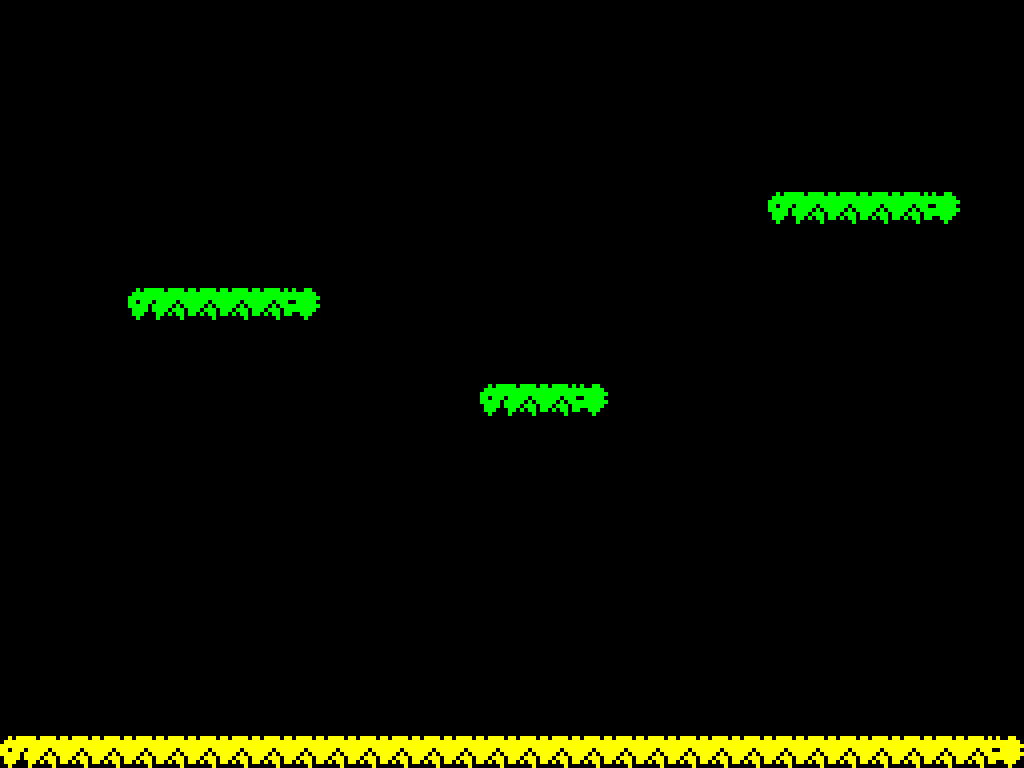

A level layout from a 2D game, rendered from its tile map. Below: a short description, then the map file with its tile-grid data intact:
An orthogonal 32x24 tile map with 32x32 px tiles, 1 tile layer (Tiles), 1 image layer and 10 objects.

<map version="1.2" tiledversion="1.3.2" orientation="orthogonal" renderorder="right-down" compressionlevel="0" width="32" height="24" tilewidth="32" tileheight="32" infinite="0" nextlayerid="5" nextobjectid="61">
 <tileset firstgid="1" name="floor" tilewidth="32" tileheight="32" tilecount="6" columns="3">
  <image source="floor.png" width="96" height="64" />
 </tileset>
 <imagelayer id="2" name="Background">
  <image source="background.png" width="1024" height="768" />
 </imagelayer>
 <layer id="1" name="Tiles" width="32" height="24">
  <data encoding="csv">
0,0,0,0,0,0,0,0,0,0,0,0,0,0,0,0,0,0,0,0,0,0,0,0,0,0,0,0,0,0,0,0,
0,0,0,0,0,0,0,0,0,0,0,0,0,0,0,0,0,0,0,0,0,0,0,0,0,0,0,0,0,0,0,0,
0,0,0,0,0,0,0,0,0,0,0,0,0,0,0,0,0,0,0,0,0,0,0,0,0,0,0,0,0,0,0,0,
0,0,0,0,0,0,0,0,0,0,0,0,0,0,0,0,0,0,0,0,0,0,0,0,0,0,0,0,0,0,0,0,
0,0,0,0,0,0,0,0,0,0,0,0,0,0,0,0,0,0,0,0,0,0,0,0,0,0,0,0,0,0,0,0,
0,0,0,0,0,0,0,0,0,0,0,0,0,0,0,0,0,0,0,0,0,0,0,0,0,0,0,0,0,0,0,0,
0,0,0,0,0,0,0,0,0,0,0,0,0,0,0,0,0,0,0,0,0,0,0,0,1,2,2,2,2,3,0,0,
0,0,0,0,0,0,0,0,0,0,0,0,0,0,0,0,0,0,0,0,0,0,0,0,0,0,0,0,0,0,0,0,
0,0,0,0,0,0,0,0,0,0,0,0,0,0,0,0,0,0,0,0,0,0,0,0,0,0,0,0,0,0,0,0,
0,0,0,0,1,2,2,2,2,3,0,0,0,0,0,0,0,0,0,0,0,0,0,0,0,0,0,0,0,0,0,0,
0,0,0,0,0,0,0,0,0,0,0,0,0,0,0,0,0,0,0,0,0,0,0,0,0,0,0,0,0,0,0,0,
0,0,0,0,0,0,0,0,0,0,0,0,0,0,0,0,0,0,0,0,0,0,0,0,0,0,0,0,0,0,0,0,
0,0,0,0,0,0,0,0,0,0,0,0,0,0,0,1,2,2,3,0,0,0,0,0,0,0,0,0,0,0,0,0,
0,0,0,0,0,0,0,0,0,0,0,0,0,0,0,0,0,0,0,0,0,0,0,0,0,0,0,0,0,0,0,0,
0,0,0,0,0,0,0,0,0,0,0,0,0,0,0,0,0,0,0,0,0,0,0,0,0,0,0,0,0,0,0,0,
0,0,0,0,0,0,0,0,0,0,0,0,0,0,0,0,0,0,0,0,0,0,0,0,0,0,0,0,0,0,0,0,
0,0,0,0,0,0,0,0,0,0,0,0,0,0,0,0,0,0,0,0,0,0,0,0,0,0,0,0,0,0,0,0,
0,0,0,0,0,0,0,0,0,0,0,0,0,0,0,0,0,0,0,0,0,0,0,0,0,0,0,0,0,0,0,0,
0,0,0,0,0,0,0,0,0,0,0,0,0,0,0,0,0,0,0,0,0,0,0,0,0,0,0,0,0,0,0,0,
0,0,0,0,0,0,0,0,0,0,0,0,0,0,0,0,0,0,0,0,0,0,0,0,0,0,0,0,0,0,0,0,
0,0,0,0,0,0,0,0,0,0,0,0,0,0,0,0,0,0,0,0,0,0,0,0,0,0,0,0,0,0,0,0,
0,0,0,0,0,0,0,0,0,0,0,0,0,0,0,0,0,0,0,0,0,0,0,0,0,0,0,0,0,0,0,0,
0,0,0,0,0,0,0,0,0,0,0,0,0,0,0,0,0,0,0,0,0,0,0,0,0,0,0,0,0,0,0,0,
4,5,5,5,5,5,5,5,5,5,5,5,5,5,5,5,5,5,5,5,5,5,5,5,5,5,5,5,5,5,5,6
</data>
 </layer>
 <objectgroup id="3" name="Floor">
  <object id="49" x="-32" y="736" width="1088" height="32">
   <properties>
    <property name="name" value="solid" />
   </properties>
  </object>
  <object id="50" x="128" y="288" width="192" height="32">
   <properties>
    <property name="name" value="solid" />
   </properties>
  </object>
  <object id="52" x="480" y="384" width="128" height="32">
   <properties>
    <property name="name" value="solid" />
   </properties>
  </object>
  <object id="53" x="768" y="192" width="192" height="32">
   <properties>
    <property name="name" value="solid" />
   </properties>
  </object>
  <object id="60" x="-32" y="0" width="1088" height="1">
   <properties>
    <property name="name" value="solid" />
   </properties>
  </object>
 </objectgroup>
 <objectgroup id="4" name="Start">
  <object id="54" x="672" y="704" width="32" height="32">
   <properties>
    <property name="name" value="start_rocket_bottom" />
   </properties>
  </object>
  <object id="55" x="512" y="704" width="32" height="32">
   <properties>
    <property name="name" value="start_player" />
   </properties>
  </object>
  <object id="56" x="672" y="160" width="32" height="32">
   <properties>
    <property name="name" value="start_rocket" />
   </properties>
  </object>
  <object id="57" x="192" y="256" width="32" height="32">
   <properties>
    <property name="name" value="start_rocket_top" />
   </properties>
  </object>
  <object id="58" x="512" y="352" width="32" height="32">
   <properties>
    <property name="name" value="start_rocket_mid" />
   </properties>
  </object>
 </objectgroup>
</map>